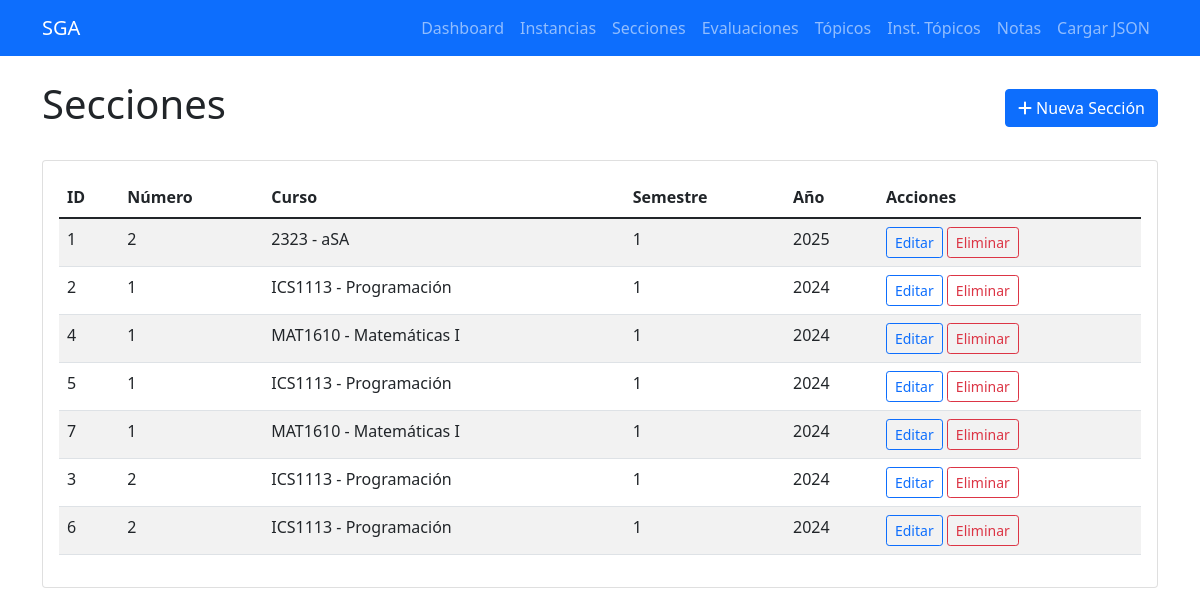
The page /secciones on the database as committed earlier.
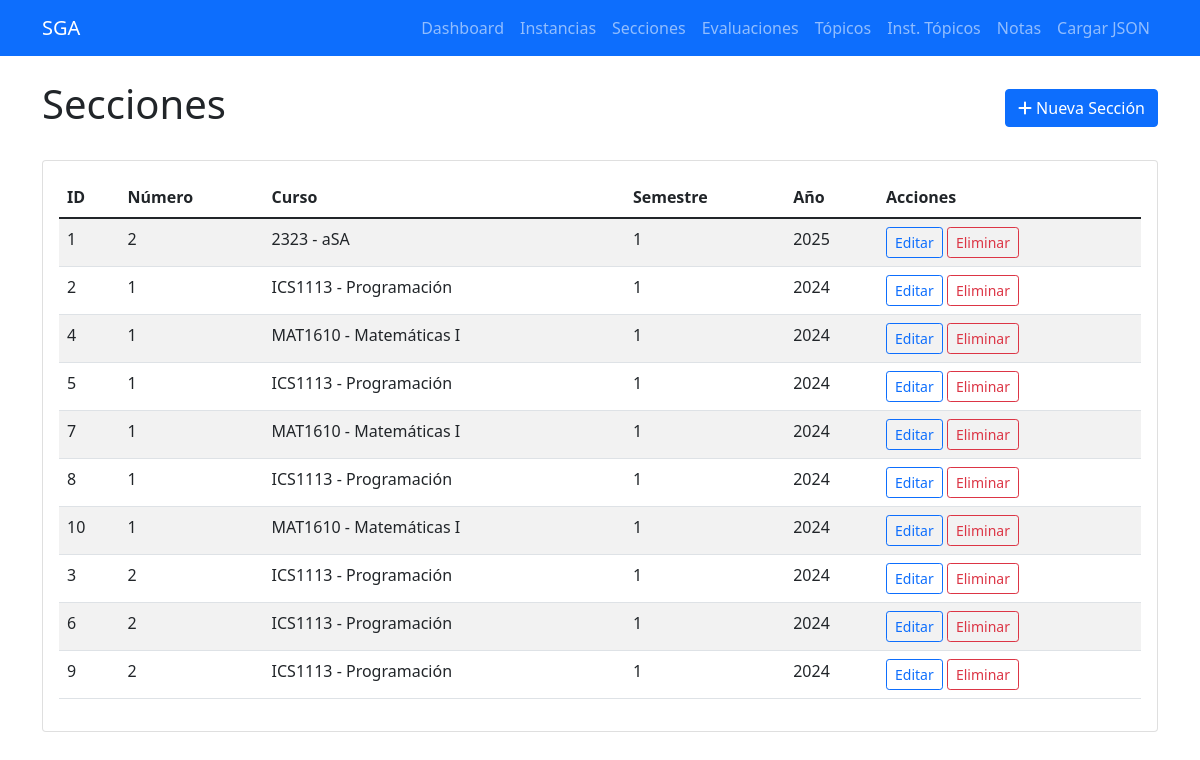
The same page on the database as committed later.
### tables this page shows
CREATE TABLE secciones (
            id INTEGER PRIMARY KEY AUTOINCREMENT,
            numero INTEGER NOT NULL,
            instancia_id INTEGER NOT NULL,
            created_at TIMESTAMP DEFAULT CURRENT_TIMESTAMP,
            FOREIGN KEY (instancia_id) REFERENCES instancias_curso (id) ON DELETE CASCADE
        );

CREATE TABLE cursos (
            id INTEGER PRIMARY KEY AUTOINCREMENT,
            codigo TEXT UNIQUE NOT NULL,
            nombre TEXT NOT NULL,
            requisitos TEXT,
            created_at TIMESTAMP DEFAULT CURRENT_TIMESTAMP
        );

CREATE TABLE instancias_curso (
            id INTEGER PRIMARY KEY AUTOINCREMENT,
            semestre INTEGER NOT NULL,
            anio INTEGER NOT NULL,
            curso_id INTEGER NOT NULL,
            created_at TIMESTAMP DEFAULT CURRENT_TIMESTAMP,
            FOREIGN KEY (curso_id) REFERENCES cursos (id) ON DELETE CASCADE
        );

### routes/seccion_routes.py (the view)
@seccion_bp.route('/secciones')
def listar_secciones():
    secciones = Seccion.obtener_todos()
    return render_template('secciones/listar.html', secciones=secciones)

### db/database.py (called while the page is built)
def get_connection():
    return sqlite3.connect(DATABASE_PATH)

def execute_query(query, params=None):
    conn = get_connection()
    cursor = conn.cursor()
    if params:
        cursor.execute(query, params)
    else:
        cursor.execute(query)
    if query.strip().upper().startswith('SELECT'):
        results = cursor.fetchall()
    else:
        conn.commit()
        results = cursor.lastrowid
    conn.close()
    return results

### models/seccion.py (called while the page is built)
    @classmethod
    def obtener_todos(cls):
        query = """
        SELECT s.id, s.numero, s.instancia_id, ic.semestre, ic.anio, c.codigo, c.nombre
        FROM secciones s
        JOIN instancias_curso ic ON s.instancia_id = ic.id
        JOIN cursos c ON ic.curso_id = c.id
        ORDER BY ic.anio DESC, ic.semestre DESC, s.numero
        """
        resultados = execute_query(query)
        return [
            {
                'id': fila[0],
                'numero': fila[1],
                'instancia_id': fila[2],
                'semestre': fila[3],
                'anio': fila[4],
                'curso_codigo': fila[5],
                'curso_nombre': fila[6]
            }
            for fila in resultados
        ]

### templates/secciones/listar.html (shortened to what this page needs)
{% extends "base.html" %}
{% block content %}
<div class="d-flex justify-content-between align-items-center mb-4">
    <h1>Secciones</h1>
    <a href="{{ url_for('seccion.crear_seccion') }}" class="btn btn-primary">
        <i class="fas fa-plus"></i> Nueva Sección
    </a>
</div>
<div class="card">
    <div class="card-body">
        {% if secciones %}
            <div class="table-responsive">
                <table class="table table-striped">
                    <thead>
                        <tr>
                            <th>ID</th>
                            <th>Número</th>
                            <th>Curso</th>
                            <th>Semestre</th>
                            <th>Año</th>
                            <th>Acciones</th>
                        </tr>
                    </thead>
                    <tbody>
                        {% for seccion in secciones %}
                        <tr>
                            <td>{{ seccion.id }}</td>
                            <td>{{ seccion.numero }}</td>
                            <td>{{ seccion.curso_codigo }} - {{ seccion.curso_nombre }}</td>
                            <td>{{ seccion.semestre }}</td>
                            <td>{{ seccion.anio }}</td>
                            <td>
                                <a href="{{ url_for('seccion.editar_seccion', id=seccion.id) }}"
                                   class="btn btn-sm btn-outline-primary">Editar</a>
                                <form method="POST" action="{{ url_for('seccion.eliminar_seccion', id=seccion.id) }}"
                                      class="d-inline" onsubmit="return confirm('¿Estás seguro?')">
                                    <button type="submit" class="btn btn-sm btn-outline-danger">Eliminar</button>
                                </form>
                            </td>
                        </tr>
                        {% endfor %}
                    </tbody>
                </table>
            </div>
        {% endif %}
    </div>
</div>
{% endblock %}

Rows that differ between the two databases and show on the page:
added secciones: id "8", numero "1", curso_codigo "ICS1113", curso_nombre "Programación", semestre "1", anio "2024"
added secciones: id "10", numero "1", curso_codigo "MAT1610", curso_nombre "Matemáticas I", semestre "1", anio "2024"
added secciones: id "9", numero "2", curso_codigo "ICS1113", curso_nombre "Programación", semestre "1", anio "2024"
